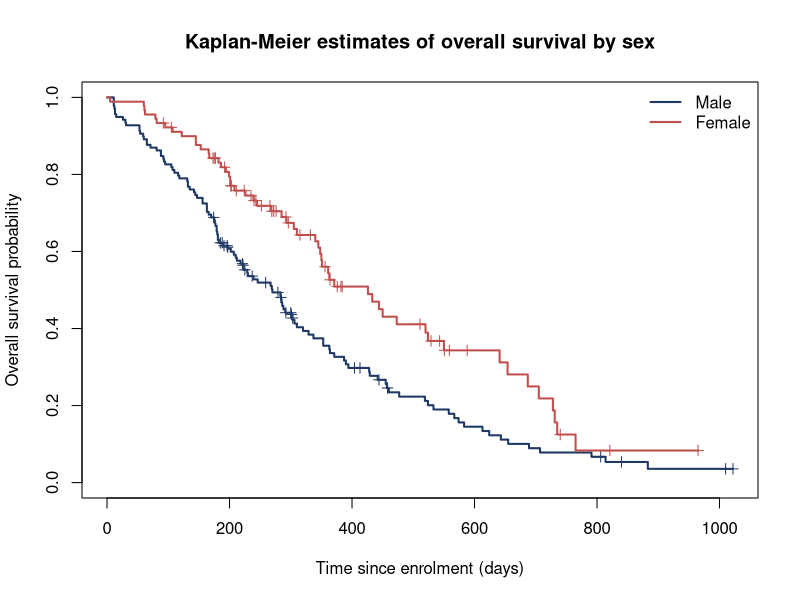
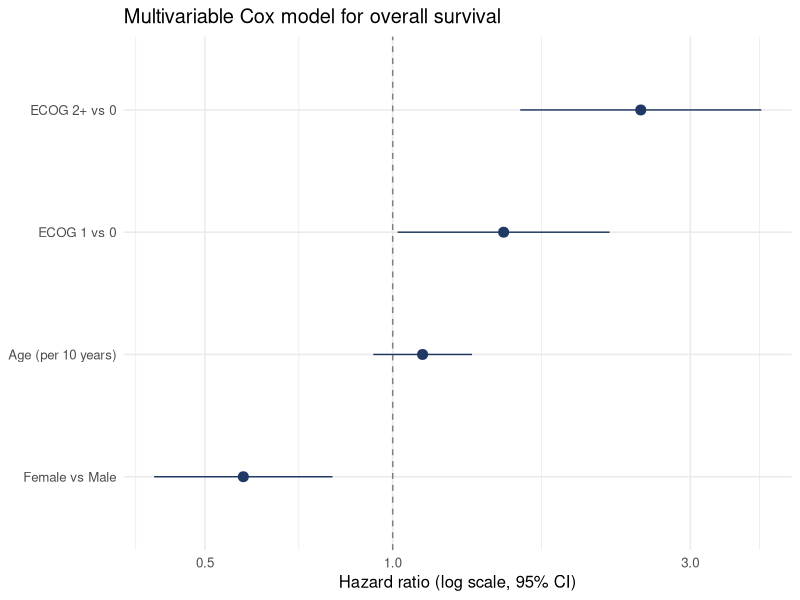
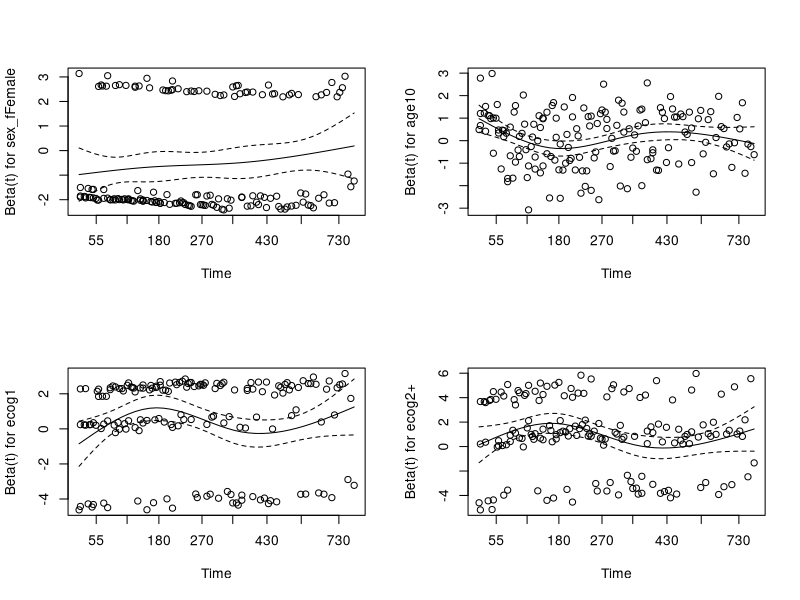

Here is the R script that generated these plots, in order:
## ---- chunk 1
knitr::opts_chunk$set(echo = TRUE, message = FALSE, warning = FALSE,
                      fig.width = 7, fig.height = 5, dpi = 120)
library(survival)
library(dplyr)
library(ggplot2)
library(broom)
## ---- chunk 2
lung_df <- survival::lung %>%
  mutate(
    event  = as.integer(status == 2),                 # 1 = death, 0 = censored
    sex_f  = factor(sex, levels = c(1, 2), labels = c("Male", "Female")),
    ecog   = factor(pmin(ph.ecog, 2), levels = 0:2,
                    labels = c("0", "1", "2+")),      # ECOG 3 (n = 1) grouped with 2
    age10  = age / 10                                 # hazard ratio per 10 years
  )

stopifnot(nrow(lung_df) == 228)
## ---- chunk 3
n_total  <- nrow(lung_df)
n_events <- sum(lung_df$event)

cat("Patients:", n_total, "\n")
cat("Deaths:", n_events, sprintf("(%.1f%%)", 100 * n_events / n_total), "\n")
cat("Censored:", n_total - n_events, "\n\n")

age_q <- quantile(lung_df$age, c(0.25, 0.5, 0.75))
cat(sprintf("Age, median (IQR): %.0f (%.0f - %.0f)\n", age_q[2], age_q[1], age_q[3]))

cat_table <- function(x, label) {
  tab <- table(x, useNA = "ifany")
  data.frame(variable = label,
             level = names(tab),
             n = as.integer(tab),
             percent = round(100 * as.integer(tab) / sum(tab), 1))
}

bind_rows(
  cat_table(lung_df$sex_f, "Sex"),
  cat_table(lung_df$ecog,  "ECOG performance status")
)

missing_tab <- data.frame(
  variable = c("sex", "age", "ecog"),
  n_missing = c(sum(is.na(lung_df$sex_f)), sum(is.na(lung_df$age)),
                sum(is.na(lung_df$ecog)))
)
missing_tab
## ---- chunk 4
fu_fit <- survfit(Surv(time, 1 - event) ~ 1, data = lung_df)
fu_tab <- summary(fu_fit)$table
cat(sprintf("Median follow-up: %.0f days (95%% CI %.0f - %.0f)\n",
            fu_tab["median"], fu_tab["0.95LCL"], fu_tab["0.95UCL"]))
## ---- chunk 5
km_all <- survfit(Surv(time, event) ~ 1, data = lung_df)
km_tab <- summary(km_all)$table
cat(sprintf("Median OS: %.0f days (95%% CI %.0f - %.0f)\n",
            km_tab["median"], km_tab["0.95LCL"], km_tab["0.95UCL"]))

summary(km_all, times = c(180, 365, 730))
## ---- chunk 6
km_sex <- survfit(Surv(time, event) ~ sex_f, data = lung_df)

plot(km_sex, col = c("#1F3864", "#C0504D"), lwd = 2, mark.time = TRUE,
     xlab = "Time since enrolment (days)",
     ylab = "Overall survival probability",
     main = "Kaplan-Meier estimates of overall survival by sex")
legend("topright", legend = c("Male", "Female"),
       col = c("#1F3864", "#C0504D"), lwd = 2, bty = "n")

sex_tab <- summary(km_sex)$table
data.frame(
  sex = c("Male", "Female"),
  patients = sex_tab[, "records"],
  deaths = sex_tab[, "events"],
  median_OS_days = sex_tab[, "median"],
  CI95_lower = sex_tab[, "0.95LCL"],
  CI95_upper = sex_tab[, "0.95UCL"],
  row.names = NULL
)
## ---- chunk 7
lr <- survdiff(Surv(time, event) ~ sex_f, data = lung_df)
lr
cat(sprintf("Log-rank chi-square = %.2f, df = 1, p = %.4f\n",
            lr$chisq, pchisq(lr$chisq, df = 1, lower.tail = FALSE)))
## ---- chunk 8
fit_uni <- function(formula_rhs) {
  f <- as.formula(paste("Surv(time, event) ~", formula_rhs))
  m <- coxph(f, data = lung_df)
  tidy(m, exponentiate = TRUE, conf.int = TRUE) %>%
    mutate(n_analysed = m$n, model = "Univariable")
}

uni_results <- bind_rows(
  fit_uni("sex_f"),
  fit_uni("age10"),
  fit_uni("ecog")
)

uni_results %>%
  transmute(model, term, n_analysed,
            HR = round(estimate, 2),
            CI95_lower = round(conf.low, 2),
            CI95_upper = round(conf.high, 2),
            p_value = signif(p.value, 3))
## ---- chunk 9
cox_multi <- coxph(Surv(time, event) ~ sex_f + age10 + ecog, data = lung_df)

cat("Patients in the model:", cox_multi$n,
    "| excluded for missing data:", nrow(lung_df) - cox_multi$n, "\n")
cat("Events in the model:", cox_multi$nevent, "\n\n")

multi_results <- tidy(cox_multi, exponentiate = TRUE, conf.int = TRUE) %>%
  mutate(term = recode(term,
                       sex_fFemale = "Female vs Male",
                       age10       = "Age (per 10 years)",
                       ecog1       = "ECOG 1 vs 0",
                       `ecog2+`    = "ECOG 2+ vs 0"))

multi_results %>%
  transmute(term,
            HR = round(estimate, 2),
            CI95_lower = round(conf.low, 2),
            CI95_upper = round(conf.high, 2),
            p_value = signif(p.value, 3))

cat(sprintf("\nConcordance (C-index): %.3f\n", summary(cox_multi)$concordance[1]))
## ---- chunk 10
ggplot(multi_results, aes(x = estimate, y = reorder(term, estimate))) +
  geom_vline(xintercept = 1, linetype = "dashed", colour = "grey50") +
  geom_pointrange(aes(xmin = conf.low, xmax = conf.high),
                  colour = "#1F3864", size = 0.6) +
  scale_x_log10() +
  labs(x = "Hazard ratio (log scale, 95% CI)", y = NULL,
       title = "Multivariable Cox model for overall survival") +
  theme_minimal(base_size = 12)
## ---- chunk 11
zph <- cox.zph(cox_multi, terms = FALSE)
zph
## ---- chunk 12
par(mfrow = c(2, 2))
plot(zph)
par(mfrow = c(1, 1))
## ---- chunk 13
sessionInfo()
